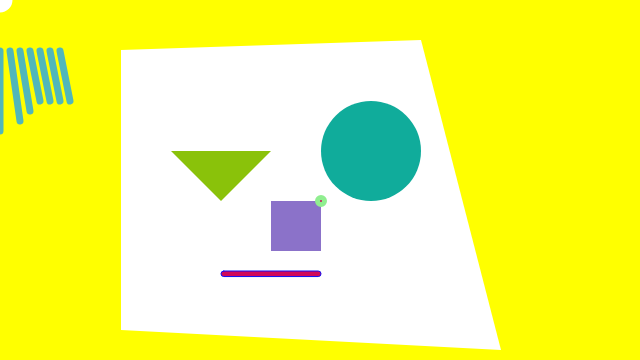
Frame 1 (no input)
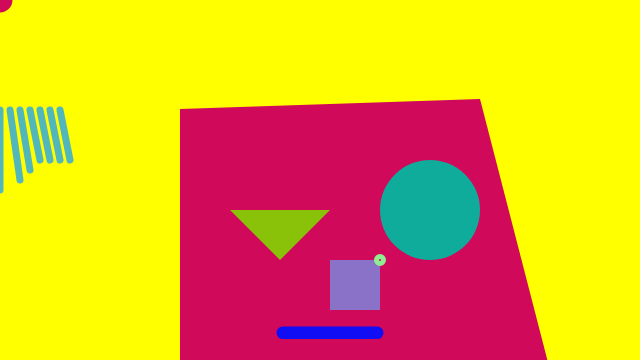
Frame 60 (no input)
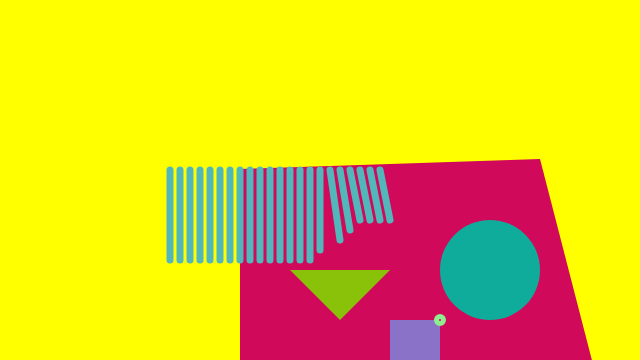
Frame 120 (the mouse pressed at the canvas centre since frame 60)

The p5.js sketch that drew these frames (run headless with seeded random() and noise() and a simulated clock; from frame 60 on, the mouse is pressed at the canvas centre):

// p5.js sketch
// ── sketch.js
/* 
   self portrait v2
   by tonisha dass
*/

// global scope 
var x = 350; // character origin
var y = 200;

var eyeSize = 100;
var mouthSize= eyeSize;

var faceRed = 166;
var faceGreen = 11;
var faceBlue = 53;

var leftEyeX = 200; // statement
var rightEyeX = 400;

function setup() {
	createCanvas(640, 360);
  x = width / 2
}

function draw() {
	background ('yellow');

//ball
noStroke()
circle (mouseX,mouseY,25);
x++ // x + 4


//faceBlue = MouseX;
  faceRed = map (mouseY, 0, height, 200)
  // the value that changes
  // min and max of the range of that value


   //face
   noStroke();
   fill(faceRed,faceGreen,faceBlue); //red
   quad(x-200,y-150,x+100,y-160,x+180,y+150,x-200,y+130);
   y++; //y = y + 3

   //eyes
   fill(138,194,10); //green
   triangle(x-150,y-50, x-50,y-50, x-100,y,eyeSize); //left

   fill(16,172,155); //blue
   circle(x+50,y-50,eyeSize) //right
   

    //nose
    fill(139,114,201); //mauve
    square(x-50,y,50) 



    // mouth
    fill(208,9,90); //pink
    stroke(17,13,245); //purple

    var mouthHeight = map (mouseY, 0, height, mouthSize / 18, mouthSize);

	rect(x-100, y+70, mouthSize, mouthHeight, mouthSize / 10);

  


   var temp = x;
   x = mouseX;


    //hair
    stroke(81,183,186); //blue
    strokeWeight(7);
    line(x-150,y-150,x-150,y-60);
    line(x-140,y-150,x-140,y-60);
    line(x-130,y-150,x-130,y-60);
    line(x-120,y-150,x-120,y-60);
    line(x-110,y-150,x-110,y-60);
    line(x-100,y-150,x-100,y-60);
    line(x-90,y-150,x-90,y-60);
    line(x-80,y-150,x-80,y-60);
    line(x-70,y-150,x-70,y-60);
    line(x-60,y-150,x-60,y-60);
    line(x-50,y-150,x-50,y-60);
    line(x-40,y-150,x-40,y-60);
    line(x-30,y-150,x-30,y-60);
    line(x-20,y-150,x-20,y-60);
    line(x-10,y-150,x-10,y-60);
    line(x-0,y-150,x+0,y-70);
    line(x+10,y-150,x+20,y-80);
    line(x+20,y-150,x+30,y-90);
    line(x+30,y-150,x+40,y-100);
    line(x+40,y-150,x+50,y-100);
    line(x+50,y-150,x+60,y-100);
    line(x+60,y-150,x+70,y-100);

    x = temp;

    // visualize origin
    stroke ("lightgreen");
    circle (x, y, 5);

    

     
}
